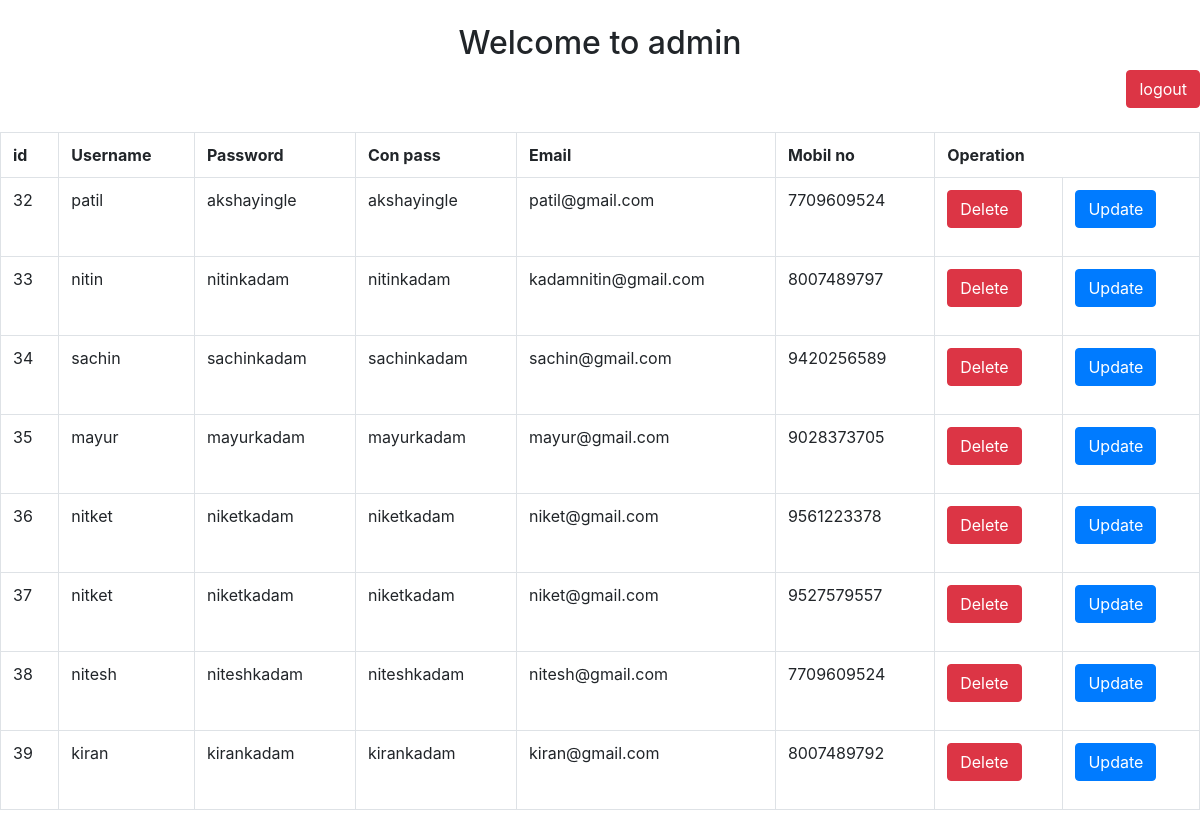
The app's page /Task/admin/admin_index.php (signed in) with its own data.
### tables this page shows
CREATE TABLE IF NOT EXISTS `user_register` (
  `id` int(20) NOT NULL,
  `username` varchar(20) NOT NULL,
  `password` varchar(20) NOT NULL,
  `conpassword` varchar(20) NOT NULL,
  `email` varchar(20) NOT NULL,
  `mobileno` varchar(20) NOT NULL
);

### Task/admin/admin_index.php (the view, shortened to what this page needs)
<html>
    <head>
  <link rel="stylesheet" href="../css/bootstrap.min.css">
    </head><br>
<h2  align="center">Welcome to admin </h2>
<body>
    <table class="table table-bordered" border="1">
        <tr><th>id</th>
            <th>Username</th>
            <th>Password</th>
             <th>Con pass</th>
            <th>Email</th>
             <th>Mobil no</th>
            <th colspan="2">Operation</th>
        </tr>
        <div>
        <a href="admin_logout.php"><input type="button"class="btn btn-danger" value="logout"></a><br><br>
        </div>
<?php
if(isset( $_SESSION["user"]))
{
    $query ="SELECT * FROM user_register";
   $result=mysql_query($query);
  while($row=mysql_fetch_array($result))
{
    $id=$row['id'];
    $name=$row['username'];
    $pass=$row['password'];
    $cpass=$row['conpassword'];
    $email=$row['email'];
    $mobile=$row['mobileno'];
?>
        <tr>
            <td><?php echo $id; ?></td>
            <td><?php echo $name; ?></td>
            <td><?php echo $pass; ?></td>
            <td><?php echo $cpass; ?></td>
            <td><?php echo $email; ?></td>
            <td><?php echo $mobile; ?></td>
            <td>
            <form action="admin_index.php" method="get">
                <input type="submit" class="btn btn-danger" name="delete" value="Delete"></form>
            </td>
            <td>
            <form action="admin_update.php" method="get">
                <input type="submit" class="btn btn-primary" name="update" value="Update"></form>
            </td>
        </tr>
<?php
  }
}
else{
        header("Location:login.php");
}
?>
</table>
</body>
</html>

### Task/admin/admin_index.php (style rules this page uses)
div { float: right; }

### records on screen
user_register: id "32", username "patil", password "akshayingle", conpassword "akshayingle", email "patil@gmail.com", mobileno "7709609524"
user_register: id "33", username "nitin", password "nitinkadam", conpassword "nitinkadam", email "kadamnitin@gmail.com", mobileno "8007489797"
user_register: id "34", username "sachin", password "sachinkadam", conpassword "sachinkadam", email "sachin@gmail.com", mobileno "9420256589"
user_register: id "35", username "mayur", password "mayurkadam", conpassword "mayurkadam", email "mayur@gmail.com", mobileno "9028373705"
user_register: id "36", username "nitket", password "niketkadam", conpassword "niketkadam", email "niket@gmail.com", mobileno "9561223378"
user_register: id "37", username "nitket", password "niketkadam", conpassword "niketkadam", email "niket@gmail.com", mobileno "9527579557"
user_register: id "38", username "nitesh", password "niteshkadam", conpassword "niteshkadam", email "nitesh@gmail.com", mobileno "7709609524"
user_register: id "39", username "kiran", password "kirankadam", conpassword "kirankadam", email "kiran@gmail.com", mobileno "8007489792"
